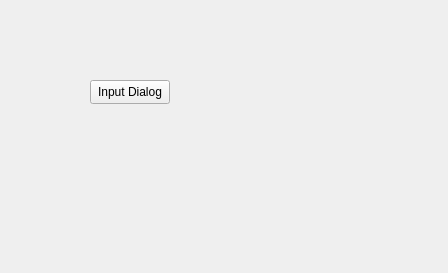
<?xml version="1.0" encoding="UTF-8"?>
<ui version="4.0">
 <class>Widget</class>
 <widget class="QWidget" name="Widget">
  <property name="geometry">
   <rect>
    <x>0</x>
    <y>0</y>
    <width>448</width>
    <height>273</height>
   </rect>
  </property>
  <property name="windowTitle">
   <string>Widget</string>
  </property>
  <widget class="QPushButton" name="pushButton">
   <property name="geometry">
    <rect>
     <x>90</x>
     <y>80</y>
     <width>80</width>
     <height>24</height>
    </rect>
   </property>
   <property name="text">
    <string>Input Dialog</string>
   </property>
  </widget>
 </widget>
 <resources/>
 <connections/>
</ui>
